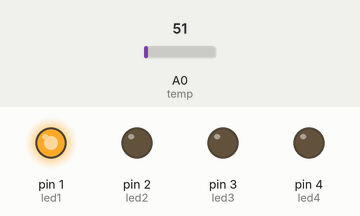
A sketch run on a simulated Arduino Uno, built with avr-gcc and run on an emulated ATmega328P. Shown: output pins drawn as LEDs (lit = HIGH). The inputs (shaded band) are chosen by the test bench; at power-on: A0 (temp) = 51.

Above: at 1.2 s.
1.3 s: A0 (temp) set to 64
2.8 s: A0 (temp) set to 72
At 4.0 s:
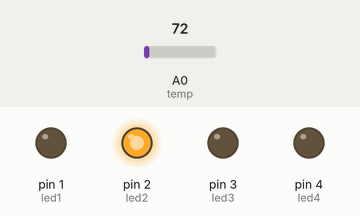
4.3 s: A0 (temp) set to 61
At 5.5 s:
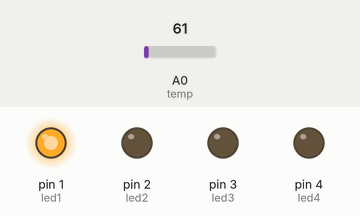
5.8 s: A0 (temp) set to 86
At 6.4 s:
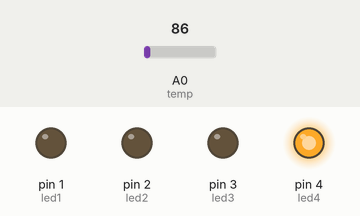
7.3 s: A0 (temp) set to 71
At 8.0 s:
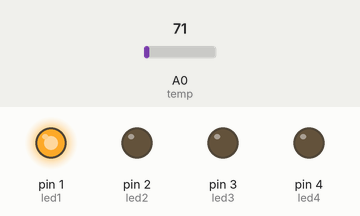
Timing chart, 0 to 9.8 s (numbered marks = the images above; inputs shaded):
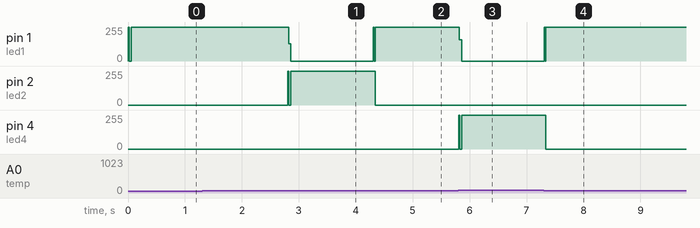

The sketch:

Assignment2.ino
```cpp
const int led1=1;
const int led2=2;
const int led3=3;
const int led4=4;
int value;
const int temp=A0;

void reset(){
  digitalWrite(led1,LOW);
  digitalWrite(led2,LOW);
  digitalWrite(led3,LOW);
  digitalWrite(led4,LOW);
}

void check(int x){
   if(value<35){
    digitalWrite(led1,HIGH);
    return;
  }
  else if(value==35){
    digitalWrite(led2,HIGH);
    return;
  }
  else if(value>35 && value<40){
    digitalWrite(led3,HIGH);
    return;
  }
  else if(value>=40){
    digitalWrite(led4,HIGH);
    return;
  }
}

void setup() {
  pinMode(led1,OUTPUT);
  pinMode(led2,OUTPUT);
  pinMode(led3,OUTPUT);
  pinMode(led4,OUTPUT);
}

void loop() {
  reset();
  value = analogRead(temp);
  value = value * 0.48827;
  check(value);
  delay(10);
}
```

Measured:
- the behaviour switches between 71 and 72 on A0 (temp) (found by bisection; images 0 and 1)
- after the input at 1.3 s, every drawn part: stays the same
- after the input at 2.8 s, pin 1 (led1): 252/255 → 0/255 at once; pin 2 (led2): 0/255 → 252/255 at once
- after the input at 4.3 s, pin 1 (led1): 0/255 → 253/255 at once; pin 2 (led2): 252/255 → 0/255 at once
- after the input at 5.8 s, pin 1 (led1): 253/255 → 0/255 at once; pin 4 (led4): 0/255 → 252/255 at once
- after the input at 7.3 s, pin 1 (led1): 0/255 → 252/255 at once; pin 4 (led4): 252/255 → 0/255 at once
